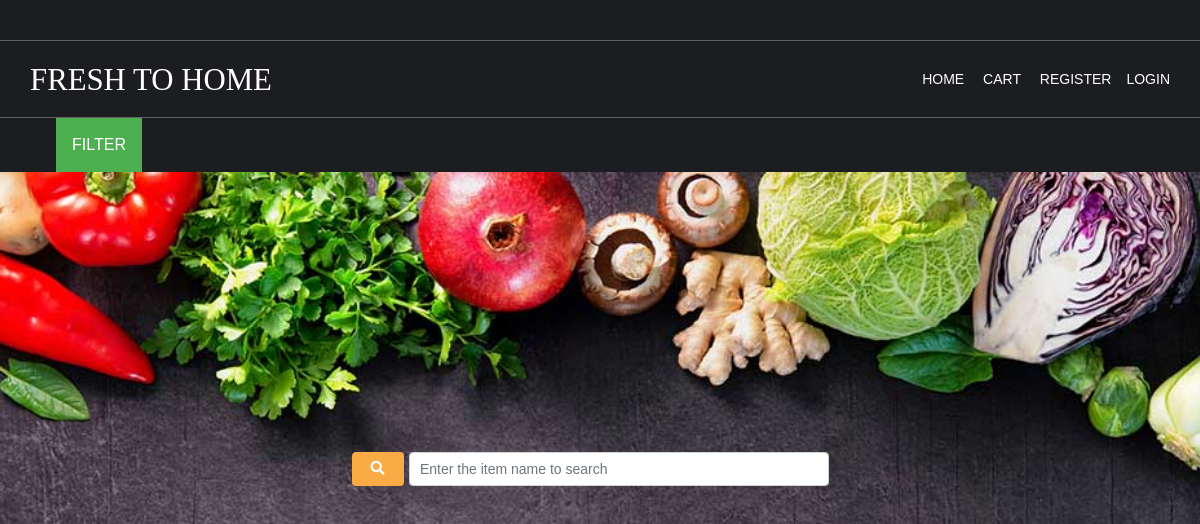
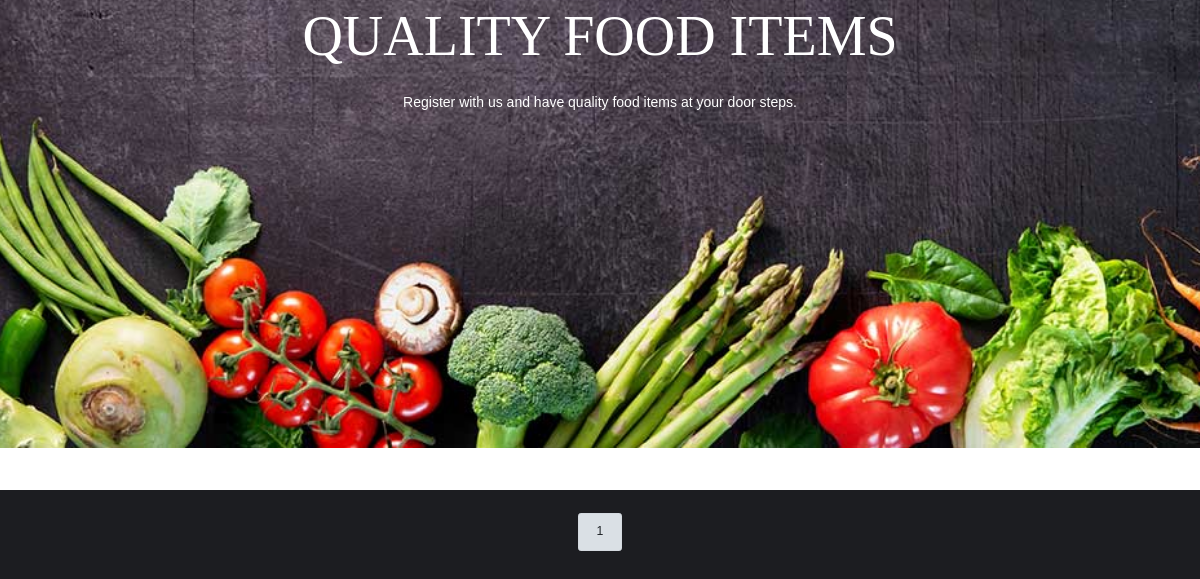
Page /?page=2 on the earlier database version (2 pictures, top to bottom).
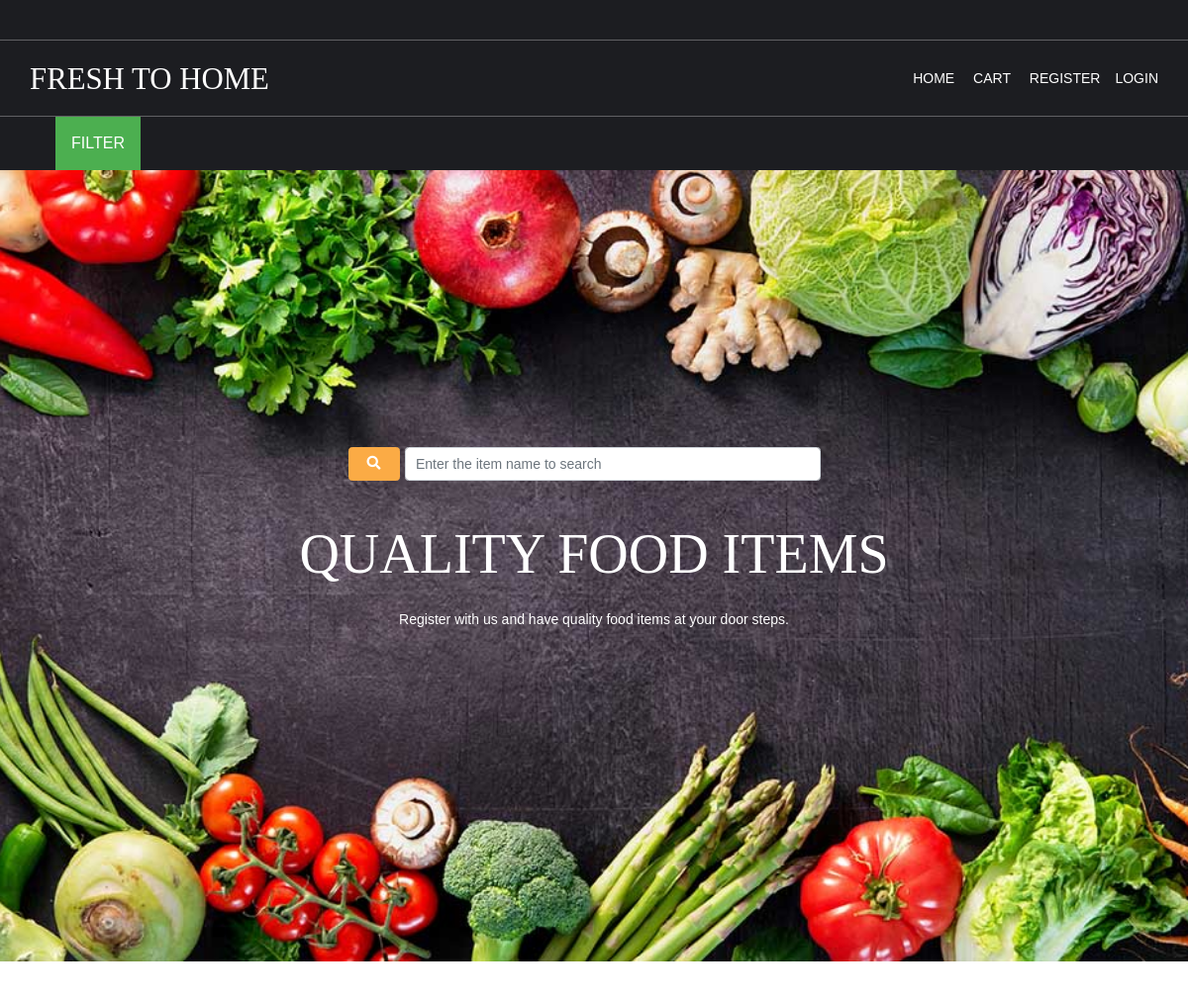
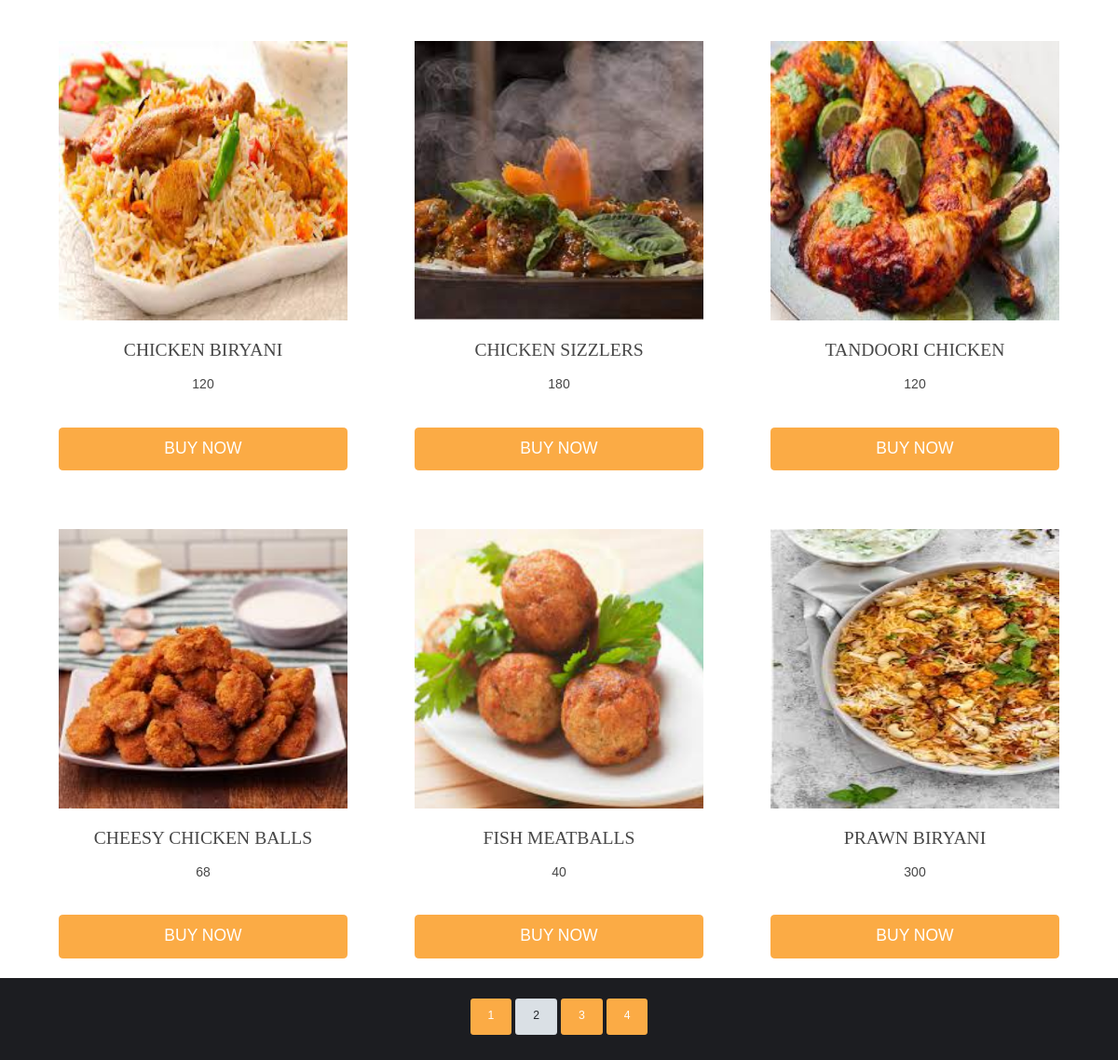
Same page on the later database version (2 pictures, top to bottom).
### shop/models.py (models this page shows, shortened)
class products(models.Model):
    name=models.CharField(max_length=250,unique=True)
    slug=models.SlugField(max_length=250,unique=True)
    img=models.ImageField(upload_to="product")
    desc=models.TextField()
    stock=models.IntegerField()
    available=models.BooleanField()
    price=models.IntegerField()
    category=models.ForeignKey(categ,on_delete=models.CASCADE)
    def get_url(self):
        return reverse('details',args=[self.category.slug,self.slug])

### shop/views.py (the view)
# urls.py: 2. Add a URL to urlpatterns:  path('', views.home, name='home')
def home(request, c_slug=None):
    c_page = None
    prodt = None
    if c_slug != None:
        c_page = get_object_or_404(categ, slug=c_slug)
        prodt = products.objects.filter(category=c_page, available=True)
    else:
        prodt = products.objects.all().filter(available=True)
    cat = categ.objects.all()
    paginator = Paginator(prodt, 6)
    try:
        page = int(request.GET.get('page', '1'))
    except:
        page = 1
    try:
        pro = paginator.page(page)
    except(EmptyPage, InvalidPage):
        pro = paginator.page(paginator.num_pages)
    return render(request, 'index.html', {'pr': prodt, 'ct': cat, 'pg': pro})

### shop/models.py (called while the page is built)
    def get_url(self):
        return reverse('prod_cat',args=[self.slug])

### templates/index.html (shortened to what this page needs)
{% extends 'base.html' %}
{% load static %}
{% block content %}
<html lang="">
<head>
<link href="{% static 'hm/layout/styles/layout.css' %}" rel="stylesheet" type="text/css" media="all">
</head>
<body id="top">
  <div class="dropdown">
    <button class="dropbtn">FILTER</button>
  </div>
<div class="abcd" style="background-image:url({% static 'hm/images/demo/backgrounds/bg.jpg' %})">
  <div id="pageintro" class="hoc clear">
    <article>
      <div class="input-group" style="margin-top: 60px;">
        <form action="{% url 'search' %}" method="get" style="margin:20px">
        <div class="form-outline">
          <input type="search" name="q" placeholder="Enter the item name to search" id="form1" class="form-control" style="margin-left: 216px;" />
        </div>
        <button style="margin-right: 50px;margin-top: -34px;" type="submit" class="btn btn-primary">
          <i class="fas fa-search"></i>
        </button>
      </form>
      </div>
<br>
      <h3 class="heading">QUALITY FOOD ITEMS</h3>
      <p>Register with us and have quality food items at your door steps.</p>
    </article>
  </div>
</div>
<div class="row3">
    <div class="row px-5 pt-5">
      {% for i in pg.object_list %}
      <div class="col-md-4 mt-4 mt-sm-0 card-container">
        <div class="card text-center product p-4 pt-5 border-0 h-100 rounded-0">
          <a href="{{i.get_url}}">
          <img class="img-fluid d-block mx-auto" src="{{i.img.url}}" style="height: 300px; width: 350px;">
        </a>
          <div class="card-body p-4 py-0 h-xs-440p">
            <h5 class="card-title font-weight-semi-bold mb-3 w-xl-220p mx-auto">{{i.name}}</h5>
            <p class="price">{{i.price}}</p>
          </div>
          <a href="{{i.get_url}}">
            <input type="submit" class="btn btn-dark btn-lg w-100" name="add-button" value="Buy Now">
          </a>
        </div>
      </div>
      {% endfor %}
    </div>
</div>
<div style="margin-bottom: 30px;">
  <center>
    <br>
    {% for p in pg.paginator.page_range %}
    <a href="?page={{p}}" class="btn btn-light btn-sm {% if pg.number == p %} active {% endif %}">{{p}}</a>
    {% endfor %}
    </div>
</body>
</html>
{% endblock %}

### templates/base.html (shortened to what this page needs)
{% load static %}
<html lang="">
<link rel="stylesheet" href="https://stackpath.bootstrapcdn.com/bootstrap/4.1.3/css/bootstrap.min.css">
<head>
<link href="{% static 'hm/layout/styles/layout.css' %}" rel="stylesheet" type="text/css" media="all">
</head>
<body id="top">
<div>
  <div class="wrapper row0">
    <div id="topbar" class="hoc clear">
    </div>
  </div>
  <div class="wrapper row1">
    <header id="header" class="hoc clear">
      <div id="logo" class="fl_left">
        <h1 class="text-white"><a href="/">FRESH TO HOME</a></h1>
      </div>
      <nav id="mainav" class="fl_right">
        <ul class="clear">
          <li class="text-white style="color: white;"><a href="/">Home</a></li>
          {% if itc > 0 %}
          <li><a class="active" href="{% url 'cartDetails' %}"><i class="fa fa-shopping-cart" style="color: white; font-size: 18px;"> {{itc}}</i></a>
          {% else %}
          <li style="color: white;">Cart</li>
          {% endif %}
          {% if user.is_authenticated %}
          <li class="text-white">Hai {{user.first_name}}</li>
          <li><a class="active" style="color: white;" href="accounts/logout">Logout</a>
          {% else %}
          <li><a class="active" style="color: white;" href="accounts/register">Register</a>
          <li><a class="active" style="color: white;" href="accounts/login">Login</a>
          {% endif %}
          </li>
        </ul>
      </nav>
    </header>
  </div>
  {% block content %}
  {% endblock %}
</body>
</html>

### static/hm/layout/styles/layout.css (style rules this page uses)
.row1 { border:solid; border-width:1px 0; }
#topbar { padding:20px 0; font-size:.8rem; text-transform:uppercase; }
#header #logo { margin:22px 0 0 0; }
#header #logo h1 { margin:0; padding:0; font-size:2.2rem; text-transform:uppercase; }
#pageintro { padding:200px 0 300px; }
#pageintro article, #pageintro article p { display:block; max-width:75%; margin:0 auto; text-align:center; }
#pageintro article p { max-width:65%; line-height:2rem; }
#pageintro .heading { margin-bottom:20px; font-size:4rem; }
*, *::before, *::after { transition:all .3s ease-in-out; }
nav ul, nav ol { margin:0; padding:0; list-style:none; }
#mainav, #breadcrumb, .sidebar nav { line-height:normal; }
#mainav ul { text-transform:uppercase; }
#mainav li { display:inline-block; position:relative; margin:0 15px 0 0; padding:0; }
#mainav li:last-child { margin-right:0; }
#mainav li a { display:block; padding:30px 0; }
body { color:#A5A6AA; background-color:#1C1D21; }
a { color:#FBAB45; }
.btn, .btn.inverse:hover { color:#FFFFFF; background-color:#FBAB45; border-color:#FBAB45; }
.row1 { border-color:rgba(255,255,255,.3); }
.row3 { color:#474747; background-color:#FFFFFF; }
#header #logo h1 a { color:inherit; }
#pageintro { color:#FFFFFF; }
#mainav li a { color:inherit; }
@media screen and (min-width:1140px) { .hoc { max-width:1140px; } }

### static/hm/layout/styles/framework.css (style rules this page uses)
html { overflow-y:scroll; overflow-x:hidden; }
html, body { margin:0; padding:0; font-size:14px; line-height:1.6em; }
*, *::before, *::after { box-sizing:border-box; }
.btn { display:inline-block; padding:8px 18px 10px; text-transform:uppercase; border:1px solid; }
.clear, .group { display:block; }
.clear::before, .clear::after, .group::before, .group::after { display:table; content:""; }
.clear, .clear::after, .group, .group::after { clear:both; }
a { outline:none; text-decoration:none; }
.fl_left, .imgl { float:left; }
.fl_right, .imgr { float:right; }
img { width:auto; max-width:100%; height:auto; margin:0; padding:0; border:none; line-height:normal; vertical-align:middle; }
body, input, textarea, select { font-family:Verdana, Geneva, sans-serif; }
h1, h2, h3, h4, h5, h6, .heading { font-family:Georgia, "Times New Roman", Times, serif; }
form, fieldset, legend { margin:0; padding:0; border:none; }
label, input, textarea, select, button { display:block; resize:none; outline:none; color:inherit; font-size:inherit; font-family:inherit; vertical-align:middle; }
::placeholder { opacity:1; }
h1, h2, h3, h4, h5, h6, .heading { margin:0 0 20px 0; font-size:1.4rem; line-height:normal; font-weight:normal; text-transform:uppercase; }
.wrapper { display:block; position:relative; width:100%; margin:0; padding:0; text-align:left; word-wrap:break-word; }
.hoc { display:block; margin:0 auto; }
address, article, aside, figcaption, figure, footer, header, main, nav, section { display:block; margin:0; padding:0; }

### templates/index.html (style rules this page uses)
.dropbtn { background-color: #4CAF50; color: white; padding: 16px; font-size: 16px; border: none; cursor: pointer; }
.dropdown { position: relative; display: inline-block; padding-left: 56px; }
.abcd { height: 100%; background-position: center; background-repeat: no-repeat; background-size: cover; }

Differences in the rows shown:
added products: img (picture), name "CHICKEN BIRYANI", price "120"
added products: img (picture), name "CHICKEN SIZZLERS", price "180"
added products: img (picture), name "TANDOORI CHICKEN", price "120"
added products: img (picture), name "CHEESY CHICKEN BALLS", price "68"
added products: img (picture), name "FISH MEATBALLS", price "40"
added products: img (picture), name "PRAWN BIRYANI", price "300"
Other differences:
new list line: "2"
new list line: "3"
new list line: "4"
